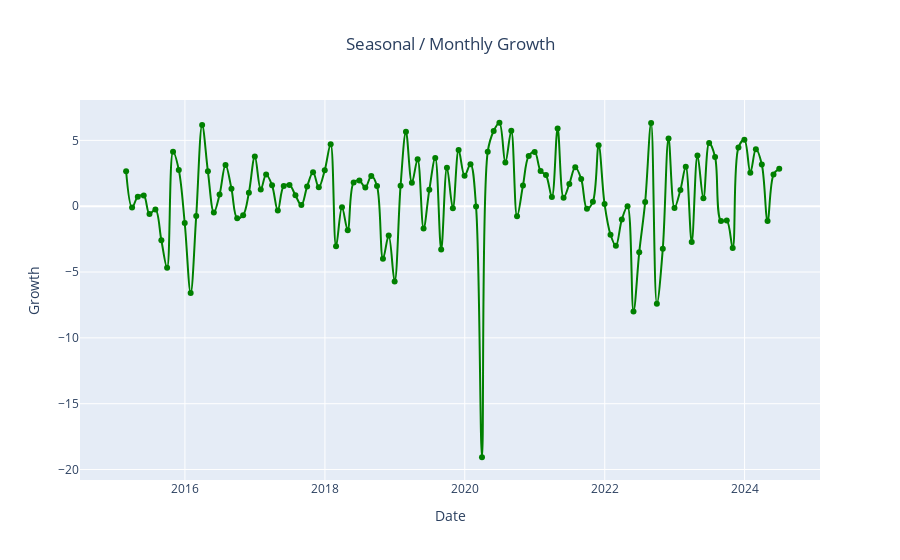

The notebook cell this image was saved under:
### Code cell
# Plot Seasonal Growth Chart
fig = px.line(Monthly_, x = Monthly_.index ,y=Monthly_["Growth"], color_discrete_sequence=["green"],
        line_shape="spline",markers=True, title="Seasonal / Monthly Growth")
fig.update_layout(title={'text':'Seasonal / Monthly Growth', 'x':0.5})
